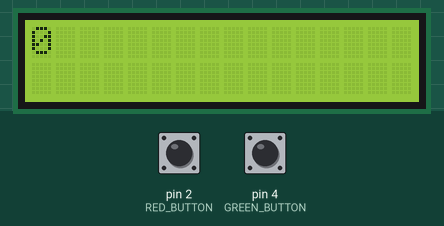
Simulated run of this sketch. Board: Arduino Uno, built with avr-gcc and run on an emulated ATmega328P. Parts: 16×2 character LCD. The inputs (shaded band) are chosen by the test bench; at power-on: pin 4 (GREEN_BUTTON) HIGH, pin 2 (RED_BUTTON) HIGH.

Above: at 1.2 s.
1.3 s: pin 4 (GREEN_BUTTON) pulled LOW for 0.15 s
At 3.1 s:
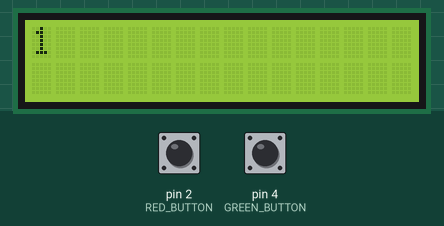
4.4 s: pin 2 (RED_BUTTON) pulled LOW for 0.15 s
At 5.2 s:
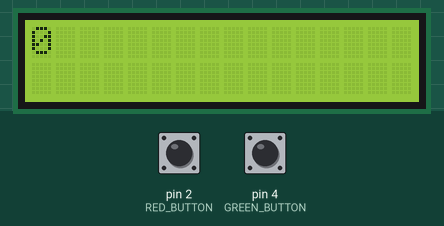
6.0 s: pin 4 (GREEN_BUTTON) pulled LOW for 1 s
At 8.8 s:
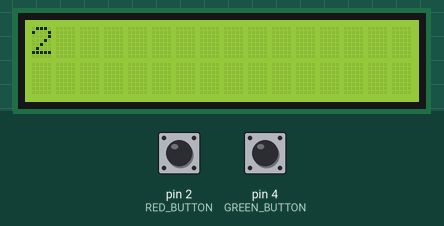
Timing chart, 0 to 10.3 s (numbered marks = the images above; inputs shaded):
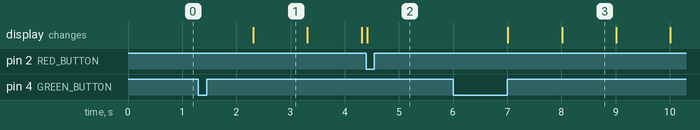

Measured:
- after the input at 1.3 s, the display: changes after 1.0 s (image 1)
- after the input at 4.4 s, the display: changes at once (image 2)
- after the input at 6.0 s, the display: first changes after 1.0 s (image 3 shows a later state)
- what the display in image 1 shows lasts 1.0 s, from 2.3 s to 3.3 s

The sketch:

lab3_c.ino
```cpp
#include <LiquidCrystal_I2C.h>

LiquidCrystal_I2C lcd(0x27, 16, 2);

#define RED_BUTTON 2
#define GREEN_BUTTON 4

#define DEBOUNCE_PERIOD 10UL

unsigned long seconds = 0;
unsigned long millis_on_start = 0;
bool is_on = false;

void initButtons()
{
  pinMode(RED_BUTTON, INPUT_PULLUP);
  pinMode(GREEN_BUTTON, INPUT_PULLUP);
}

void initDisplay()
{
  lcd.init();
  lcd.backlight();
  lcd.setCursor(0, 0);
  lcd.print(0);
}

bool second_passed()
{
  bool second_passed = false;

  if (millis() - (seconds*1000 + millis_on_start) >= 1000){
    seconds++;
    second_passed = true;
  }
  return second_passed;
}

void print_time()
{
    lcd.setCursor(0, 0);
    lcd.print(seconds);
}

bool isButtonPressed(int buttonPin, int &debounced_button_state, int &previous_reading, unsigned long &last_change_time)
{
  bool isPressed = false;
  int current_reading = digitalRead(buttonPin);

  if (previous_reading != current_reading)
  {
    last_change_time = millis();
  }

  if (millis() - last_change_time > DEBOUNCE_PERIOD)
  {
    if (current_reading != debounced_button_state)
    {
      if (debounced_button_state == HIGH && current_reading == LOW)
      {
        isPressed = true;
      }
      debounced_button_state = current_reading;
    }
  }

  previous_reading = current_reading;

  return isPressed;
}

int green_button_state = HIGH;
int green_previous_reading = HIGH;
unsigned long green_last_change_time = 0UL;

int red_button_state = HIGH;
int red_previous_reading = HIGH;
unsigned long red_last_change_time = 0UL;

void setup() {
  initButtons();
  initDisplay();
}

void loop() {

  if(!is_on){
    if(isButtonPressed(GREEN_BUTTON, green_button_state, green_previous_reading, green_last_change_time))
    {
      is_on = true;
      millis_on_start = millis() - seconds*1000;
    }
  }
  else
  {
    if(second_passed())
    {
      print_time();
    }
    if(isButtonPressed(GREEN_BUTTON, green_button_state, green_previous_reading, green_last_change_time))
    {
      is_on = false;
    }
  }

  if (isButtonPressed(RED_BUTTON, red_button_state, red_previous_reading, red_last_change_time))
  {
    is_on = false;
    lcd.clear();
    seconds = 0;
    lcd.print(0);
  }
}
```
